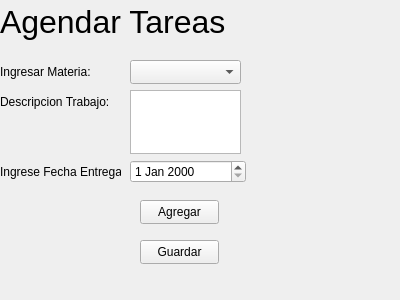
<?xml version="1.0" encoding="UTF-8"?>
<ui version="4.0">
 <class>Form</class>
 <widget class="QWidget" name="Form">
  <property name="geometry">
   <rect>
    <x>0</x>
    <y>0</y>
    <width>400</width>
    <height>300</height>
   </rect>
  </property>
  <property name="windowTitle">
   <string>Form</string>
  </property>
  <widget class="QLabel" name="label">
   <property name="geometry">
    <rect>
     <x>0</x>
     <y>0</y>
     <width>382</width>
     <height>43</height>
    </rect>
   </property>
   <property name="font">
    <font>
     <pointsize>24</pointsize>
    </font>
   </property>
   <property name="layoutDirection">
    <enum>Qt::LayoutDirection::LeftToRight</enum>
   </property>
   <property name="text">
    <string>Agendar Tareas</string>
   </property>
  </widget>
  <widget class="QComboBox" name="comboBox_2">
   <property name="geometry">
    <rect>
     <x>130</x>
     <y>60</y>
     <width>111</width>
     <height>24</height>
    </rect>
   </property>
  </widget>
  <widget class="QLabel" name="label_2">
   <property name="geometry">
    <rect>
     <x>0</x>
     <y>50</y>
     <width>121</width>
     <height>43</height>
    </rect>
   </property>
   <property name="font">
    <font>
     <pointsize>9</pointsize>
    </font>
   </property>
   <property name="layoutDirection">
    <enum>Qt::LayoutDirection::LeftToRight</enum>
   </property>
   <property name="text">
    <string>Ingresar Materia:</string>
   </property>
  </widget>
  <widget class="QTextEdit" name="textEdit">
   <property name="geometry">
    <rect>
     <x>130</x>
     <y>90</y>
     <width>111</width>
     <height>64</height>
    </rect>
   </property>
  </widget>
  <widget class="QLabel" name="label_3">
   <property name="geometry">
    <rect>
     <x>0</x>
     <y>80</y>
     <width>121</width>
     <height>43</height>
    </rect>
   </property>
   <property name="font">
    <font>
     <pointsize>9</pointsize>
    </font>
   </property>
   <property name="layoutDirection">
    <enum>Qt::LayoutDirection::LeftToRight</enum>
   </property>
   <property name="text">
    <string>Descripcion Trabajo:</string>
   </property>
  </widget>
  <widget class="QDateEdit" name="dateEdit">
   <property name="geometry">
    <rect>
     <x>130</x>
     <y>160</y>
     <width>116</width>
     <height>23</height>
    </rect>
   </property>
  </widget>
  <widget class="QLabel" name="label_4">
   <property name="geometry">
    <rect>
     <x>0</x>
     <y>150</y>
     <width>121</width>
     <height>43</height>
    </rect>
   </property>
   <property name="font">
    <font>
     <pointsize>9</pointsize>
    </font>
   </property>
   <property name="layoutDirection">
    <enum>Qt::LayoutDirection::LeftToRight</enum>
   </property>
   <property name="text">
    <string>Ingrese Fecha Entrega:</string>
   </property>
  </widget>
  <widget class="QPushButton" name="pushButton_3">
   <property name="geometry">
    <rect>
     <x>140</x>
     <y>200</y>
     <width>79</width>
     <height>24</height>
    </rect>
   </property>
   <property name="text">
    <string>Agregar</string>
   </property>
  </widget>
  <widget class="QPushButton" name="pushButton_2">
   <property name="geometry">
    <rect>
     <x>140</x>
     <y>240</y>
     <width>79</width>
     <height>24</height>
    </rect>
   </property>
   <property name="text">
    <string>Guardar</string>
   </property>
  </widget>
 </widget>
 <resources/>
 <connections/>
</ui>
